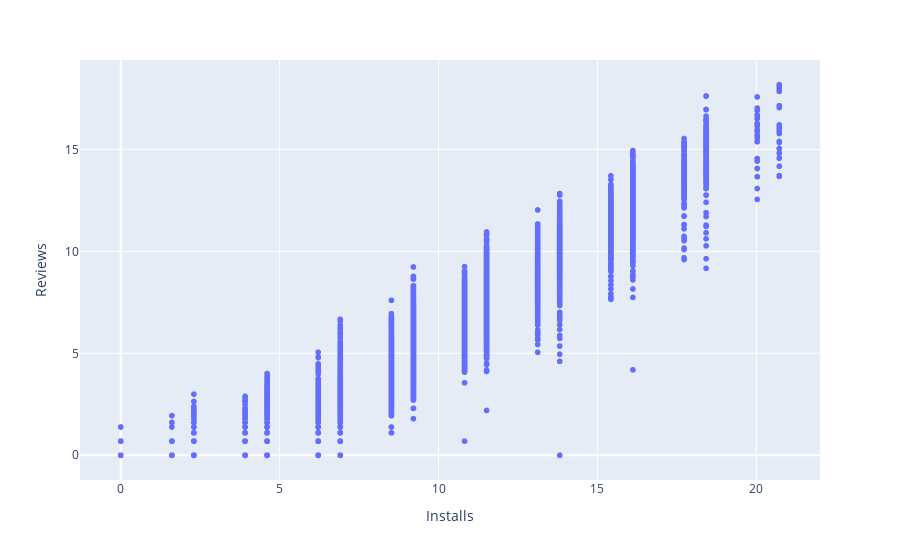

The notebook cell this image was saved under:
### Code cell
px.scatter(df, x = np.log(df.Installs), y = np.log(df.Reviews), labels = {'x' : 'Installs', 'y' : 'Reviews'})

### Figure 1 — Plotly figure (JSON) as saved in the notebook; plotly's stock layout.template omitted (floating-point values rounded to 4 significant figures; data arrays with more than 128 entries replaced by an {"elided": "..."} marker saying what was removed)
{"data": [{"hovertemplate": "Installs=%{x}<br>Reviews=%{y}<extra></extra>", "legendgroup": "", "marker": {"color": "#636efa", "symbol": "circle"}, "mode": "markers", "name": "", "showlegend": false, "type": "scattergl", "x": {"elided": "10357 float values"}, "xaxis": "x", "y": {"elided": "10357 float values"}, "yaxis": "y"}], "layout": {"legend": {"tracegroupgap": 0}, "margin": {"t": 60}, "xaxis": {"anchor": "y", "domain": [0, 1], "title": {"text": "Installs"}}, "yaxis": {"anchor": "x", "domain": [0, 1], "title": {"text": "Reviews"}}}}
